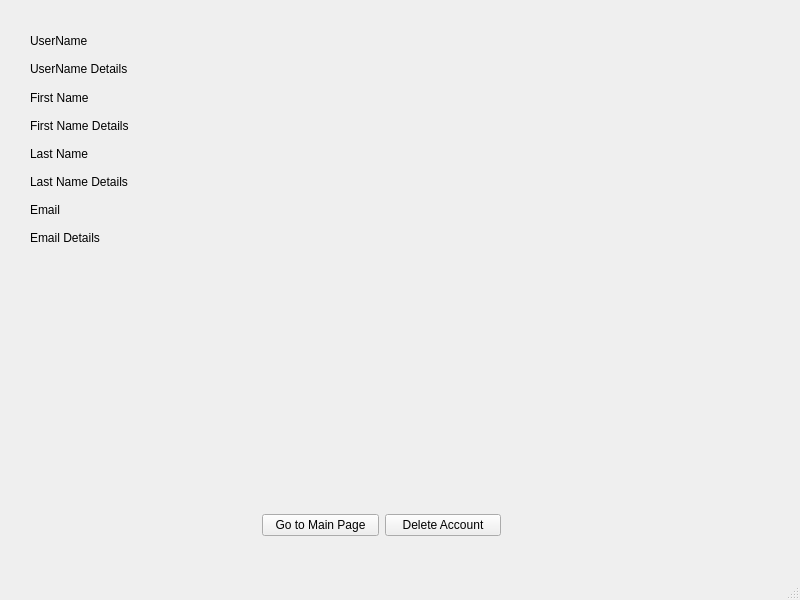
<?xml version="1.0" encoding="UTF-8"?>
<ui version="4.0">
 <class>Profile</class>
 <widget class="QMainWindow" name="Profile">
  <property name="geometry">
   <rect>
    <x>0</x>
    <y>0</y>
    <width>800</width>
    <height>600</height>
   </rect>
  </property>
  <property name="windowTitle">
   <string>MainWindow</string>
  </property>
  <widget class="QWidget" name="centralwidget">
   <widget class="QWidget" name="">
    <property name="geometry">
     <rect>
      <x>262</x>
      <y>510</y>
      <width>239</width>
      <height>31</height>
     </rect>
    </property>
    <layout class="QHBoxLayout" name="BottomButtons_horizontalLayout">
     <item>
      <widget class="QPushButton" name="GoBack_pushButton">
       <property name="text">
        <string>Go to Main Page</string>
       </property>
      </widget>
     </item>
     <item>
      <widget class="QPushButton" name="DeleteAcc_pushButton">
       <property name="text">
        <string>Delete Account</string>
       </property>
      </widget>
     </item>
    </layout>
   </widget>
   <widget class="QWidget" name="">
    <property name="geometry">
     <rect>
      <x>30</x>
      <y>30</y>
      <width>271</width>
      <height>219</height>
     </rect>
    </property>
    <layout class="QVBoxLayout" name="UserDetails_verticalLayout">
     <item>
      <layout class="QVBoxLayout" name="Username_verticalLayout">
       <item>
        <widget class="QLabel" name="UserName_label">
         <property name="text">
          <string>UserName</string>
         </property>
        </widget>
       </item>
       <item>
        <widget class="QLabel" name="UserNameDetails_label">
         <property name="text">
          <string>UserName Details </string>
         </property>
        </widget>
       </item>
      </layout>
     </item>
     <item>
      <layout class="QVBoxLayout" name="FirstName_verticalLayout">
       <item>
        <widget class="QLabel" name="FName_label">
         <property name="text">
          <string>First Name</string>
         </property>
        </widget>
       </item>
       <item>
        <widget class="QLabel" name="FNameDetails_label">
         <property name="text">
          <string>First Name Details</string>
         </property>
        </widget>
       </item>
      </layout>
     </item>
     <item>
      <layout class="QVBoxLayout" name="Lname_verticalLayout">
       <item>
        <widget class="QLabel" name="LName_label">
         <property name="text">
          <string>Last Name</string>
         </property>
        </widget>
       </item>
       <item>
        <widget class="QLabel" name="LNameDetails_label">
         <property name="text">
          <string>Last Name Details</string>
         </property>
        </widget>
       </item>
      </layout>
     </item>
     <item>
      <layout class="QVBoxLayout" name="Email_verticalLayout">
       <item>
        <widget class="QLabel" name="Email_label">
         <property name="text">
          <string>Email</string>
         </property>
        </widget>
       </item>
       <item>
        <widget class="QLabel" name="EmailDetails_label">
         <property name="text">
          <string>Email Details</string>
         </property>
        </widget>
       </item>
      </layout>
     </item>
    </layout>
   </widget>
  </widget>
  <widget class="QMenuBar" name="menubar">
   <property name="geometry">
    <rect>
     <x>0</x>
     <y>0</y>
     <width>800</width>
     <height>25</height>
    </rect>
   </property>
  </widget>
  <widget class="QStatusBar" name="statusbar"/>
 </widget>
 <resources/>
 <connections/>
</ui>
